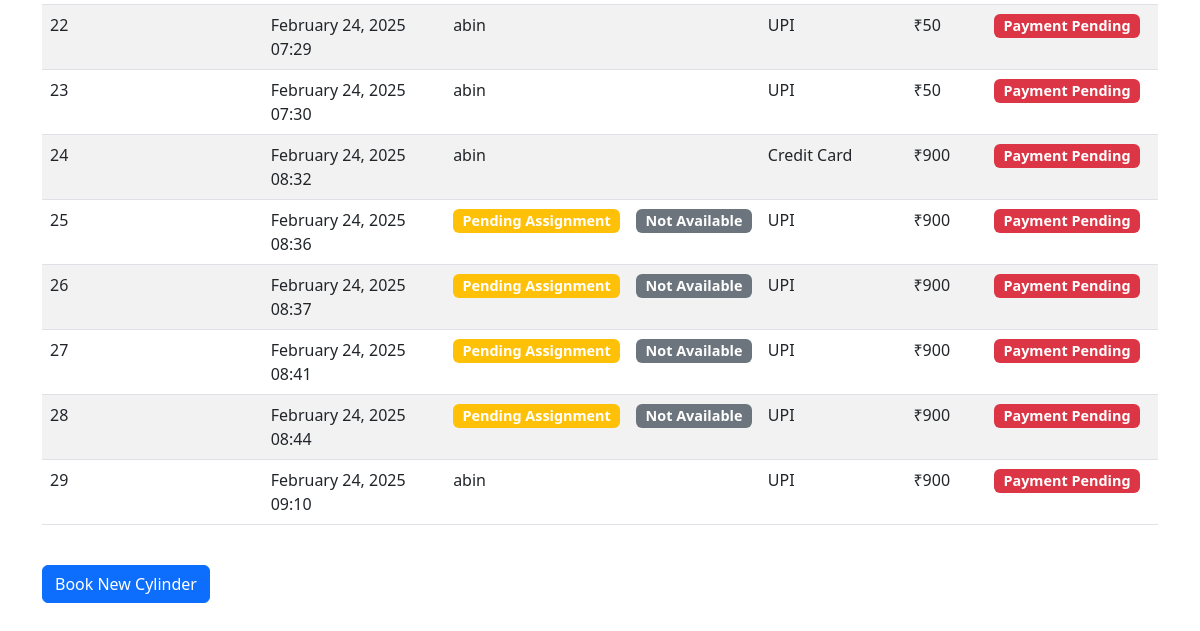
The app's page /booking-history/ (signed in, lower part), older data.
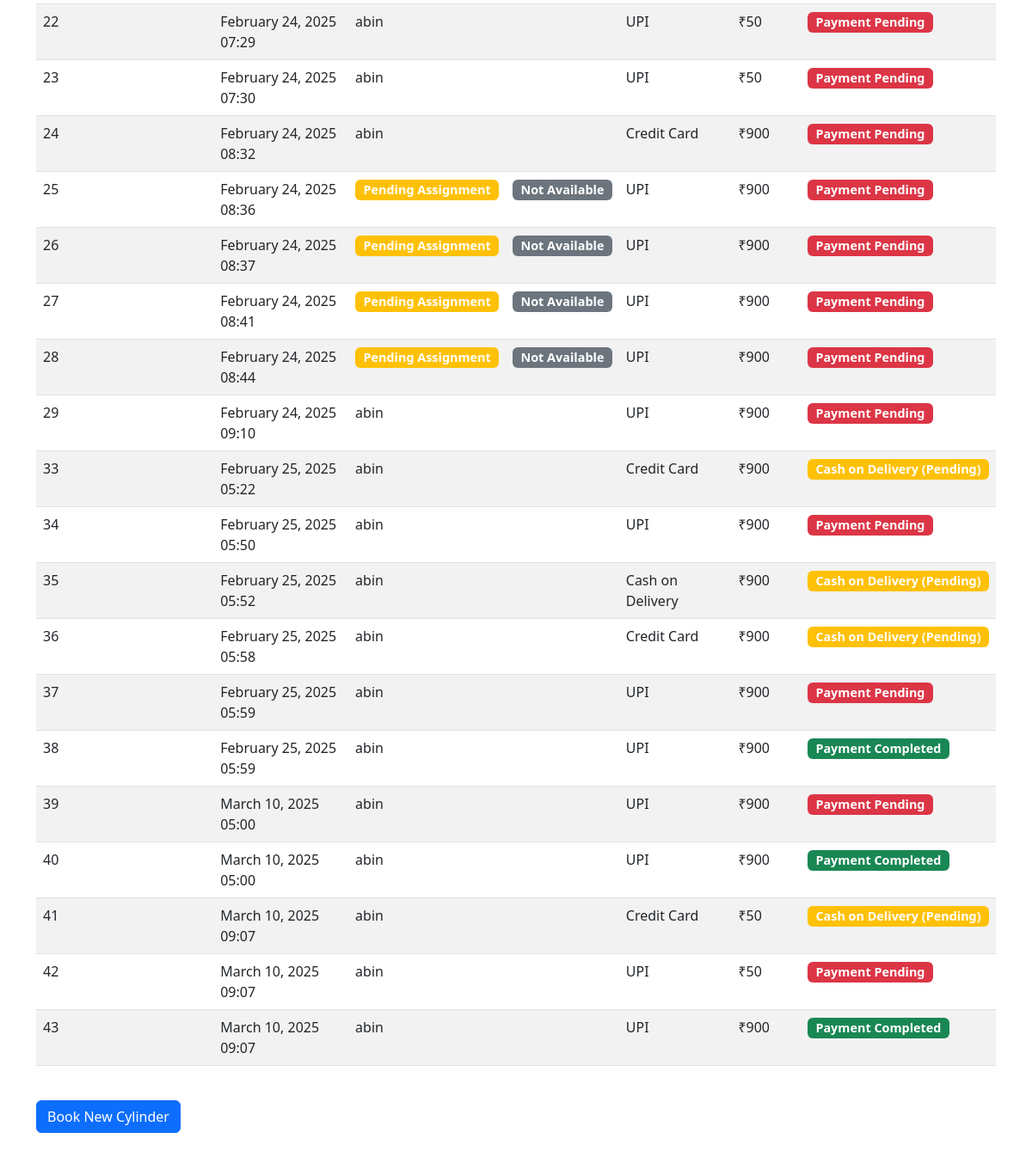
The same page, newer data.
### booking/models.py (models this page shows, shortened)
class CylinderBooking(models.Model):
    PAYMENT_METHOD_CHOICES = [
        ('UPI', 'UPI'),
        ('CreditCard', 'Credit Card'),
        ('COD', 'Cash on Delivery')
    ]
    CYLINDER_TYPE_CHOICE=[
        ('Domestic','Domestic'),
        ('commercial','Commercial')
    ]
    user = models.ForeignKey(CustomUser, on_delete=models.CASCADE)
    cylinder_type = models.CharField(max_length=20,choices=CYLINDER_TYPE_CHOICE)
    payment_method = models.CharField(max_length=20, choices=PAYMENT_METHOD_CHOICES)
    payment_status = models.BooleanField(default=False)
    booking_date = models.DateTimeField(auto_now_add=True
    )
    delivery_staff = models.ForeignKey(DeliveryStaff, null=True, blank=True, on_delete=models.SET_NULL)
    def calculate_amount(self):
        base_amount = 0
        if self.cylinder_type == 'Domestic':
            base_amount = 850
        elif self.cylinder_type == 'Commercial':
            base_amount = 1100
        delivery_charge = 50
        total_amount = base_amount + delivery_charge
        return total_amount

class DeliveryStaff(models.Model):
    STATUS_CHOICES = [
        ('active', 'Active'),
        ('inactive', 'Inactive'),
        ('in_delivery', 'In Delivery'),
        ('available', 'Available')
    ]
    name = models.CharField(max_length=255)
    phone = models.IntegerField()
    email = models.EmailField()
    status = models.CharField(max_length=15, choices=STATUS_CHOICES, default='inactive')

### booking/views.py (the view)
# urls.py: path('booking-history/', views.BookingHistoryView.as_view(), name='booking_history'),
@method_decorator(decs,name="dispatch")
class BookingHistoryView(LoginRequiredMixin, ListView):
    model = CylinderBooking
    template_name = 'booking_history.html'
    context_object_name = 'bookings'
    def get_queryset(self):
        return CylinderBooking.objects.filter(user=self.request.user)
    def get_context_data(self, **kwargs):
        context = super().get_context_data(**kwargs)
        bookings = context['bookings']
        for booking in bookings:
            try:
                booking.payment_info = Payment.objects.get(booking=booking)
            except Payment.DoesNotExist:
                booking.payment_info = None
        return context

### booking/templates/booking_history.html (shortened to what this page needs)
<!DOCTYPE html>
<html lang="en">
<head>
    <link href="https://cdn.jsdelivr.net/npm/bootstrap@5.2.3/dist/css/bootstrap.min.css" rel="stylesheet">
</head>
<body>
    <div class="container">
      {% if bookings %}
      <div class="table-responsive">
        <table class="table table-striped table-hover">
          <tbody>
            {% for booking in bookings %}
            <tr>
              <td>{{ booking.id }}</td>
              <td>{{ booking.cylinder_type.name }}</td>
              <td>{{ booking.booking_date|date:"F d, Y H:i" }}</td>
              <td>
                {% if booking.delivery_staff %}
                  {{ booking.delivery_staff.name }}
                {% else %}
                  <span class="badge bg-warning">Pending Assignment</span>
                {% endif %}
              </td>
              <td>
                {% if booking.delivery_staff %}
                  {{ booking.delivery_staff.phone_number }}
                {% else %}
                  <span class="badge bg-secondary">Not Available</span>
                {% endif %}
              </td>
              <td>{{ booking.get_payment_method_display }}</td>
              <td>₹{{ booking.calculate_amount }}</td>
              <td>
                {% if booking.payment_info %}
                  {% if booking.payment_info.payment_status == 'Successful' %}
                    <span class="badge bg-success">Payment Completed</span>
                  {% elif booking.payment_info.payment_status == 'COD Pending' %}
                    <span class="badge bg-warning">Cash on Delivery (Pending)</span>
                  {% else %}
                    <span class="badge bg-danger">Payment Pending</span>
                  {% endif %}
                {% else %}
                  <span class="badge bg-danger">No Payment Found</span>
                {% endif %}
              </td>
            </tr>
            {% endfor %}
          </tbody>
        </table>
      </div>
      {% else %}
      <div class="alert alert-info">You have no booking history yet.</div>
      {% endif %}
      <div class="mt-4">
        <a href="{% url 'book_cylinder' %}" class="btn btn-primary">Book New Cylinder</a>
      </div>
    </div>
</body>
</html>

Row changes from the older to the newer data that the page shows:
added CylinderBooking: id "33", booking_date "February 25, 2025 05:22", delivery_staff.name "abin", payment_method "Credit Card", calculate_amount "900", shows "Cash on Delivery (Pending)"
added CylinderBooking: id "34", booking_date "February 25, 2025 05:50", delivery_staff.name "abin", payment_method "UPI", calculate_amount "900", shows "Payment Pending"
added CylinderBooking: id "35", booking_date "February 25, 2025 05:52", delivery_staff.name "abin", payment_method "Cash on Delivery", calculate_amount "900", shows "Cash on Delivery (Pending)"
added CylinderBooking: id "36", booking_date "February 25, 2025 05:58", delivery_staff.name "abin", payment_method "Credit Card", calculate_amount "900", shows "Cash on Delivery (Pending)"
added CylinderBooking: id "37", booking_date "February 25, 2025 05:59", delivery_staff.name "abin", payment_method "UPI", calculate_amount "900", shows "Payment Pending"
added CylinderBooking: id "38", booking_date "February 25, 2025 05:59", delivery_staff.name "abin", payment_method "UPI", calculate_amount "900", shows "Payment Completed"
added CylinderBooking: id "39", booking_date "March 10, 2025 05:00", delivery_staff.name "abin", payment_method "UPI", calculate_amount "900", shows "Payment Pending"
added CylinderBooking: id "40", booking_date "March 10, 2025 05:00", delivery_staff.name "abin", payment_method "UPI", calculate_amount "900", shows "Payment Completed"
added CylinderBooking: id "41", booking_date "March 10, 2025 09:07", delivery_staff.name "abin", payment_method "Credit Card", calculate_amount "50", shows "Cash on Delivery (Pending)"
added CylinderBooking: id "42", booking_date "March 10, 2025 09:07", delivery_staff.name "abin", payment_method "UPI", calculate_amount "50", shows "Payment Pending"
added CylinderBooking: id "43", booking_date "March 10, 2025 09:07", delivery_staff.name "abin", payment_method "UPI", calculate_amount "900", shows "Payment Completed"
